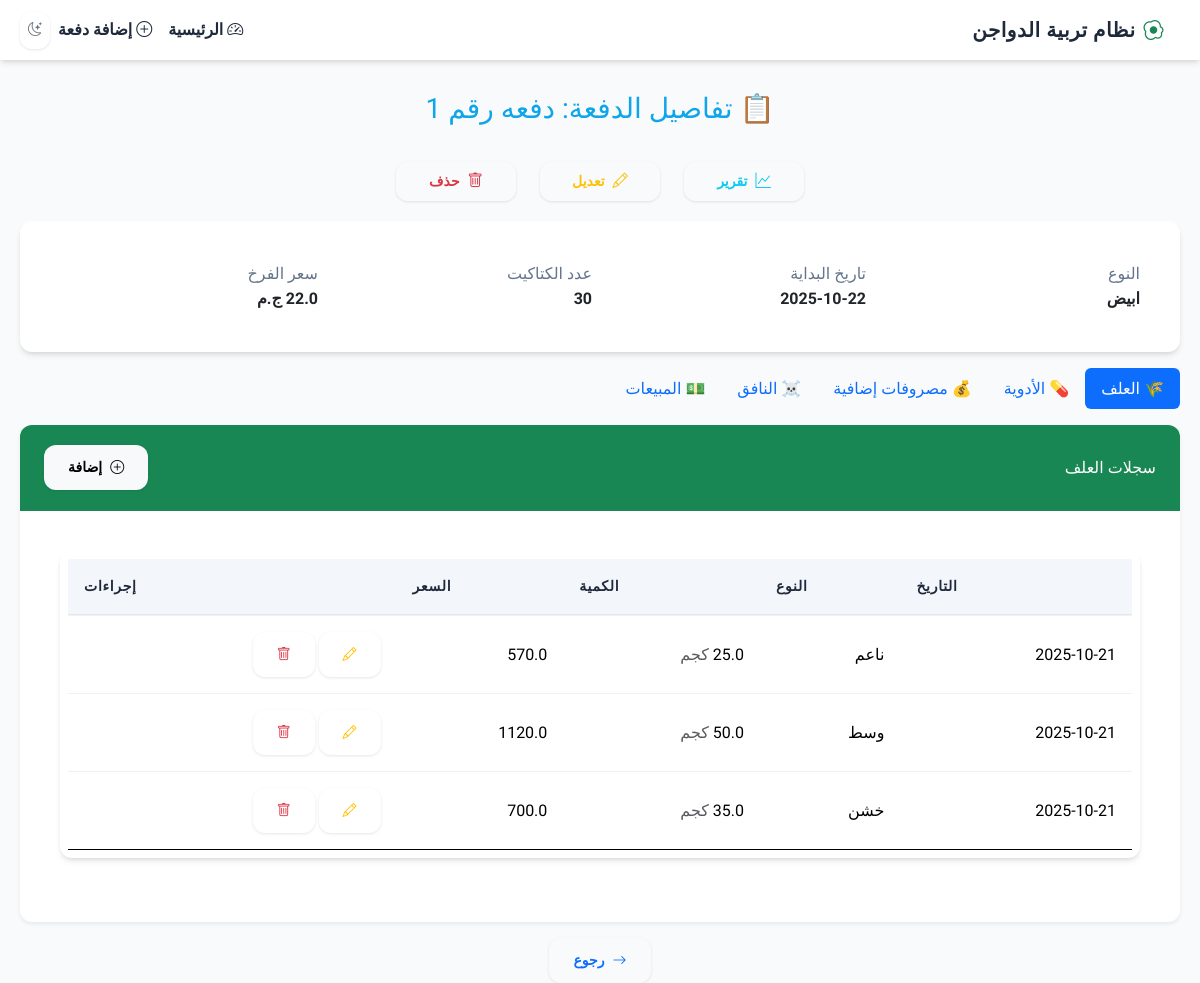
Page /batch/3 on the committed database.
### tables this page shows
CREATE TABLE batches (
        id INTEGER PRIMARY KEY AUTOINCREMENT,
        name TEXT NOT NULL,
        breed TEXT NOT NULL,
        start_date TEXT NOT NULL,
        initial_count INTEGER NOT NULL,
        chick_price REAL DEFAULT 0
    , is_completed INTEGER DEFAULT 0, end_date TEXT DEFAULT NULL);

CREATE TABLE feed (
        id INTEGER PRIMARY KEY AUTOINCREMENT,
        batch_id INTEGER,
        date TEXT,
        feed_type TEXT,
        quantity REAL,
        price REAL,
        FOREIGN KEY(batch_id) REFERENCES batches(id)
    );

### app.py (the view)
@app.route("/batch/<int:batch_id>")
def view_batch(batch_id):
    conn = get_db()
    c = conn.cursor()
    c.execute("SELECT * FROM batches WHERE id = ?", (batch_id,))
    batch = c.fetchone()
    c.execute("SELECT * FROM feed WHERE batch_id = ?", (batch_id,))
    feeds = c.fetchall()
    c.execute("SELECT * FROM medications WHERE batch_id = ?", (batch_id,))
    meds = c.fetchall()
    c.execute("SELECT * FROM extra_expenses WHERE batch_id = ?", (batch_id,))
    extras = c.fetchall()
    c.execute("SELECT * FROM mortality WHERE batch_id = ? ORDER BY date DESC, id DESC", (batch_id,))
    mortalities = c.fetchall()
    c.execute("SELECT * FROM sales WHERE batch_id = ? ORDER BY date DESC, id DESC", (batch_id,))
    sales = c.fetchall()
    conn.close()
    return render_template(
        "view_batch.html",
        batch=batch,
        feeds=feeds,
        meds=meds,
        extras=extras,
        mortalities=mortalities,
        sales=sales
    )

### app.py (called while the page is built)
def get_db():
    db_dir = os.path.dirname(DB_PATH)
    if db_dir and not os.path.exists(db_dir):
        os.makedirs(db_dir, exist_ok=True)
    conn = sqlite3.connect(DB_PATH)
    conn.row_factory = sqlite3.Row
    return conn

### templates/view_batch.html (shortened to what this page needs)
{% extends "base.html" %}
{% block content %}
  <div class="batch-header">
    <h2 class="batch-title">📋 تفاصيل الدفعة: {{ batch['name'] }}</h2>
  </div>
  <div class="batch-actions mb-3">
    <a href="{{ url_for('report', batch_id=batch['id']) }}" class="btn btn-outline-info"><i class="bi bi-graph-up"></i> تقرير</a>
    <a href="{{ url_for('edit_batch', batch_id=batch['id']) }}" class="btn btn-outline-warning"><i class="bi bi-pencil"></i> تعديل</a>
    <a href="{{ url_for('delete_batch', batch_id=batch['id']) }}" class="btn btn-outline-danger" onclick="return confirm('هل أنت متأكد من حذف هذه الدفعة وجميع بياناتها؟')"><i class="bi bi-trash"></i> حذف</a>
  </div>
  <div class="card mb-3">
    <div class="card-body row g-3">
      <div class="col-md-3"><div class="muted">النوع</div><strong>{{ batch['breed'] }}</strong></div>
      <div class="col-md-3"><div class="muted">تاريخ البداية</div><strong>{{ batch['start_date'] }}</strong></div>
      <div class="col-md-3"><div class="muted">عدد الكتاكيت</div><strong>{{ batch['initial_count'] }}</strong></div>
      <div class="col-md-3"><div class="muted">سعر الفرخ</div><strong>{{ batch['chick_price'] }} ج.م</strong></div>
    </div>
  </div>
  <ul class="nav nav-pills mb-3" id="batchTabs" role="tablist">
    <li class="nav-item" role="presentation">
      <button class="nav-link active" id="feed-tab" data-bs-toggle="tab" data-bs-target="#feed" type="button" role="tab">🌾 العلف</button>
    </li>
    <li class="nav-item" role="presentation">
      <button class="nav-link" id="meds-tab" data-bs-toggle="tab" data-bs-target="#meds" type="button" role="tab">💊 الأدوية</button>
    </li>
    <li class="nav-item" role="presentation">
      <button class="nav-link" id="extras-tab" data-bs-toggle="tab" data-bs-target="#extras" type="button" role="tab">💰 مصروفات إضافية</button>
    </li>
    <li class="nav-item" role="presentation">
      <button class="nav-link" id="mortality-tab" data-bs-toggle="tab" data-bs-target="#mortality" type="button" role="tab">☠️ النافق</button>
    </li>
    <li class="nav-item" role="presentation">
      <button class="nav-link" id="sales-tab" data-bs-toggle="tab" data-bs-target="#sales" type="button" role="tab">💵 المبيعات</button>
    </li>
  </ul>
  <div class="tab-content" id="batchTabsContent">
    <div class="tab-pane fade show active" id="feed" role="tabpanel" aria-labelledby="feed-tab">
      <div class="card shadow-sm mb-3">
        <div class="card-header bg-success text-white d-flex justify-content-between align-items-center">
          <span>سجلات العلف</span>
          <a href="{{ url_for('add_feed', batch_id=batch['id']) }}" class="btn btn-light btn-sm"><i class="bi bi-plus-circle"></i> إضافة</a>
        </div>
        <div class="card-body">
          {% if feeds %}
          <div class="table-responsive p-2">
            <table class="table table-hover table-sm align-middle">
              <thead>
                <tr>
                  <th class="date-col">التاريخ</th>
                  <th>النوع</th>
                  <th>الكمية</th>
                  <th>السعر</th>
                  <th class="text-nowrap">إجراءات</th>
                </tr>
              </thead>
              <tbody>
                {% for f in feeds %}
                <tr>
                  <td class="date-col">{{ f['date'] }}</td>
                  <td>{{ f['feed_type'] }}</td>
                  <td class="date-col">  {{ f['quantity'] }} <span class="text-muted">كجم</span></td>
                  <td>{{ f['price'] }}</td>
                  <td>
                    <a href="{{ url_for('edit_feed', id=f['id'], batch_id=batch['id']) }}" class="btn btn-sm btn-outline-warning"><i class="bi bi-pencil"></i></a>
                    <a href="{{ url_for('delete_feed', id=f['id'], batch_id=batch['id']) }}" class="btn btn-sm btn-outline-danger" onclick="return confirm('هل تريد حذف هذا السجل؟')"><i class="bi bi-trash"></i></a>
                  </td>
                </tr>
                {% endfor %}
              </tbody>
            </table>
          </div>
          {% else %}
          <p class="text-muted m-0">لا توجد بيانات.</p>
          {% endif %}
        </div>
      </div>
    </div>
  </div>
  <div class="text-center mt-3">
    <a href="{{ url_for('index') }}" class="btn btn-outline-primary"><i class="bi bi-arrow-right"></i> رجوع</a>
  </div>
{% endblock %}

### templates/base.html (shortened to what this page needs)
<!DOCTYPE html>
<html lang="ar" dir="rtl">
<head>
    <link href="https://cdn.jsdelivr.net/npm/bootstrap@5.3.3/dist/css/bootstrap.min.css" rel="stylesheet">
    <link href="https://cdn.jsdelivr.net/npm/bootstrap-icons@1.11.3/font/bootstrap-icons.css" rel="stylesheet">
    <link href="{{ url_for('static', filename='style.css') }}" rel="stylesheet">
</head>
<body>
<nav class="navbar navbar-expand-lg bg-white" data-bs-theme="light">
  <div class="container">
    <a class="navbar-brand brand" href="{{ url_for('index') }}"><i class="bi bi-egg-fried text-success"></i> نظام تربية الدواجن</a>
    <div class="collapse navbar-collapse" id="nav">
      <ul class="navbar-nav me-auto mb-2 mb-lg-0">
        <li class="nav-item"><a class="nav-link" href="{{ url_for('index') }}"><i class="bi bi-speedometer2"></i> الرئيسية</a></li>
        <li class="nav-item"><a class="nav-link" href="{{ url_for('add_batch') }}"><i class="bi bi-plus-circle"></i> إضافة دفعة</a></li>
      </ul>
      <div class="d-flex align-items-center gap-2">
        <button class="btn btn-sm btn-outline-secondary theme-toggle" id="themeToggle" type="button"><i class="bi bi-moon-stars"></i></button>
      </div>
    </div>
  </div>
  </nav>
<div class="container my-4">
    {% block content %}{% endblock %}
</div>
</body>
</html>

### static/style.css (style rules this page uses)
:root { --bg: #f8fafc; --card: #ffffff; --text: #1e293b; --muted: #64748b; --primary: #0ea5e9; --primary-light: #38bdf8; --primary-dark: #0369a1; --accent: #8b5cf6; --accent-light: #a78bfa; --danger: #ef4444; --success: #10b981; --warning: #f59e0b; --shadow-sm: 0 1px 3px rgba(0,0,0,0.1); --shadow: 0 4px 6px -1px rgba(0,0,0,0.1), 0 2px 4px -2px rgba(0,0,0,0.1); --shadow-lg: 0 10px 15px -3px rgba(0,0,0,0.1), 0 4px 6px -4px rgba(0,0,0,0.1); --radius-sm: 8px; --radius: 12px; --radius-lg: 16px; --container-padding: 1.25rem; --header-height: 60px; --content-spacing: 2rem; --transition: all 0.2s ease; --transition-slow: all 0.3s ease; }
* { margin: 0; padding: 0; box-sizing: border-box; }
html, body { height: 100%; scroll-behavior: smooth; }
body { background: var(--bg); color: var(--text); font-family: "Cairo", system-ui, -apple-system, Segoe UI, Roboto, Ubuntu, "Helvetica Neue", Arial, sans-serif; font-size: 16px; line-height: 1.6; -webkit-font-smoothing: antialiased; -moz-osx-font-smoothing: grayscale; }
.container { padding-left: var(--container-padding); padding-right: var(--container-padding); width: 100%; max-width: 1280px; margin: 0 auto; }
body { padding-top: var(--header-height); min-height: 100vh; display: flex; flex-direction: column; }
.my-4 { margin-top: 2rem !important; margin-bottom: 2rem !important; }
.navbar { position: fixed; top: 0; left: 0; right: 0; height: var(--header-height); background: var(--card); box-shadow: var(--shadow); padding: 0; display: flex; align-items: center; z-index: 1000; backdrop-filter: blur(8px); -webkit-backdrop-filter: blur(8px); background: rgba(255, 255, 255, 0.95); transition: var(--transition); }
.navbar .container { display: flex; align-items: center; justify-content: space-between; }
.navbar .nav-link { font-weight: 600; padding: 0.5rem 1rem; color: var(--text); text-decoration: none; transition: var(--transition); border-radius: var(--radius-sm); }
.brand { font-weight: 800; letter-spacing: 0.5px; font-size: 1.25rem; color: var(--text); text-decoration: none; display: flex; align-items: center; gap: 0.5rem; }
.card { border: none; border-radius: var(--radius); background: var(--card); margin-bottom: 1.5rem; padding: 1.5rem; transition: var(--transition); position: relative; overflow: hidden; box-shadow: var(--shadow); }
.card-header { border-bottom: 1px solid rgba(100, 116, 139, 0.1); padding: 1.25rem 1.5rem; margin: -1.5rem -1.5rem 1.5rem; background: rgba(248, 250, 252, 0.5); display: flex; align-items: center; justify-content: space-between; }
.table-responsive { border-radius: var(--radius); background: var(--card); margin-bottom: 1.5rem; overflow-x: auto; -webkit-overflow-scrolling: touch; box-shadow: var(--shadow); }
.table { width: 100%; margin-bottom: 0; border-collapse: collapse; }
.table thead th { background: rgba(241, 244, 249, 0.8); color: var(--text); font-weight: 600; white-space: nowrap; padding: 1rem; text-align: left; font-size: 0.875rem; text-transform: uppercase; letter-spacing: 0.05em; border-bottom: 2px solid rgba(100, 116, 139, 0.1); }
.table tbody tr { transition: var(--transition); border-bottom: 1px solid rgba(100, 116, 139, 0.1); }
.table tbody tr:last-child { border-bottom: none; }
.table tbody td { padding: 1rem; vertical-align: middle; }
.btn { border-radius: var(--radius); padding: 0.75rem 1.5rem; font-weight: 600; font-size: 0.875rem; display: inline-flex; align-items: center; justify-content: center; gap: 0.5rem; transition: var(--transition); border: none; cursor: pointer; text-decoration: none; box-shadow: var(--shadow-sm); }
.batch-header { text-align: center; margin-bottom: 2rem; }
.batch-title { font-size: 1.75rem; color: var(--primary); margin-bottom: 1rem; display: block; text-align: center; }
.batch-actions { display: flex; justify-content: center; gap: 1rem; flex-wrap: wrap; margin-top: 1rem; }
.batch-actions .btn { min-width: 120px; margin: 0.25rem; display: inline-flex; align-items: center; justify-content: center; gap: 0.5rem; padding: 0.5rem 1rem; }
.batch-actions .btn i { font-size: 1.1em; }
.muted { color: var(--muted); }
.theme-toggle { cursor:pointer; padding: 0.5rem; }

### rows in the picture
batches: name "دفعه رقم 1", breed "ابيض", start_date "2025-10-22", initial_count "30", chick_price "22.0"
feed: date "2025-10-21", feed_type "ناعم", quantity "25.0", price "570.0"
feed: date "2025-10-21", feed_type "وسط", quantity "50.0", price "1120.0"
feed: date "2025-10-21", feed_type "خشن", quantity "35.0", price "700.0"
